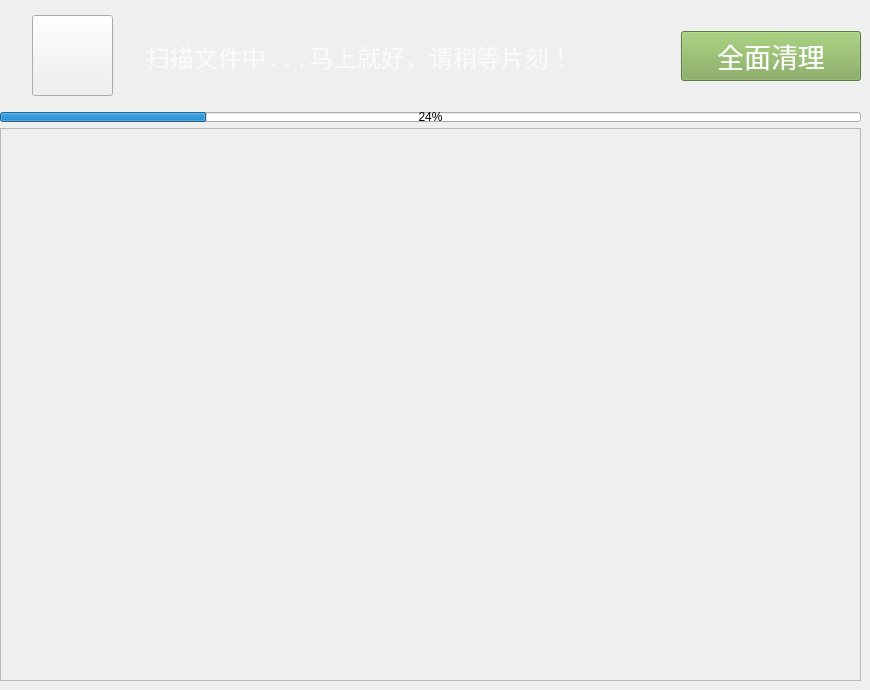
                    <widget class="QWidget" name="sub_cleaner_in_progress">
                     <widget class="QWidget" name="layoutWidget">
                      <property name="geometry">
                       <rect>
                        <x>0</x>
                        <y>0</y>
                        <width>861</width>
                        <height>681</height>
                       </rect>
                      </property>
                      <layout class="QVBoxLayout" name="sub_cleaner_total_layout">
                       <item>
                        <layout class="QVBoxLayout" name="cleaner_in_progress_top_group_w_pgb">
                         <property name="spacing">
                          <number>0</number>
                         </property>
                         <property name="sizeConstraint">
                          <enum>QLayout::SetFixedSize</enum>
                         </property>
                         <item>
                          <layout class="QHBoxLayout" name="cleaner_in_progress_top_group">
                           <property name="spacing">
                            <number>0</number>
                           </property>
                           <property name="sizeConstraint">
                            <enum>QLayout::SetFixedSize</enum>
                           </property>
                           <item>
                            <spacer name="cleaner_in_progress_padding_spacer_left_2">
                             <property name="orientation">
                              <enum>Qt::Horizontal</enum>
                             </property>
                             <property name="sizeHint" stdset="0">
                              <size>
                               <width>40</width>
                               <height>20</height>
                              </size>
                             </property>
                            </spacer>
                           </item>
                           <item>
                            <widget class="QPushButton" name="cleaner_in_progress_icon_placeholder">
                             <property name="sizePolicy">
                              <sizepolicy hsizetype="Preferred" vsizetype="Preferred">
                               <horstretch>0</horstretch>
                               <verstretch>0</verstretch>
                              </sizepolicy>
                             </property>
                             <property name="minimumSize">
                              <size>
                               <width>81</width>
                               <height>81</height>
                              </size>
                             </property>
                             <property name="maximumSize">
                              <size>
                               <width>81</width>
                               <height>81</height>
                              </size>
                             </property>
                             <property name="text">
                              <string/>
                             </property>
                            </widget>
                           </item>
                           <item>
                            <spacer name="cleaner_in_progress_padding_spacer_left">
                             <property name="orientation">
                              <enum>Qt::Horizontal</enum>
                             </property>
                             <property name="sizeHint" stdset="0">
                              <size>
                               <width>40</width>
                               <height>20</height>
                              </size>
                             </property>
                            </spacer>
                           </item>
                           <item>
                            <widget class="QLabel" name="cleaner_in_progress_cleanProgress">
                             <property name="sizePolicy">
                              <sizepolicy hsizetype="Fixed" vsizetype="Fixed">
                               <horstretch>0</horstretch>
                               <verstretch>0</verstretch>
                              </sizepolicy>
                             </property>
                             <property name="minimumSize">
                              <size>
                               <width>470</width>
                               <height>112</height>
                              </size>
                             </property>
                             <property name="maximumSize">
                              <size>
                               <width>16777215</width>
                               <height>112</height>
                              </size>
                             </property>
                             <property name="font">
                              <font>
                               <family>Noto Mono</family>
                               <pointsize>18</pointsize>
                               <weight>50</weight>
                               <italic>false</italic>
                               <bold>false</bold>
                              </font>
                             </property>
                             <property name="styleSheet">
                              <string notr="true">font: 18pt &quot;Noto Mono&quot;;
color: rgb(250, 250, 250);</string>
                             </property>
                             <property name="text">
                              <string>扫描文件中...马上就好，请稍等片刻！</string>
                             </property>
                            </widget>
                           </item>
                           <item>
                            <spacer name="cleaner_in_progress_padding_spacer_right2">
                             <property name="orientation">
                              <enum>Qt::Horizontal</enum>
                             </property>
                             <property name="sizeHint" stdset="0">
                              <size>
                               <width>40</width>
                               <height>20</height>
                              </size>
                             </property>
                            </spacer>
                           </item>
                           <item>
                            <spacer name="cleaner_in_progress_padding_spacer_right">
                             <property name="orientation">
                              <enum>Qt::Horizontal</enum>
                             </property>
                             <property name="sizeHint" stdset="0">
                              <size>
                               <width>40</width>
                               <height>20</height>
                              </size>
                             </property>
                            </spacer>
                           </item>
                           <item>
                            <widget class="QPushButton" name="cleaner_in_progress_btn_nowClean">
                             <property name="sizePolicy">
                              <sizepolicy hsizetype="Fixed" vsizetype="Fixed">
                               <horstretch>0</horstretch>
                               <verstretch>0</verstretch>
                              </sizepolicy>
                             </property>
                             <property name="minimumSize">
                              <size>
                               <width>180</width>
                               <height>10</height>
                              </size>
                             </property>
                             <property name="maximumSize">
                              <size>
                               <width>220</width>
                               <height>50</height>
                              </size>
                             </property>
                             <property name="baseSize">
                              <size>
                               <width>0</width>
                               <height>0</height>
                              </size>
                             </property>
                             <property name="font">
                              <font>
                               <pointsize>20</pointsize>
                              </font>
                             </property>
                             <property name="styleSheet">
                              <string notr="true">QPushButton {
	background-color: rgb(124,166,82);
}
QPushButton:hover {
	background-color: rgb(171,228,113);
}
QPushButton:pressed {	
	background-color: rgb(87,116,57);
}
QPushButton {
	font-size:20pt; color: rgb(255, 255, 255);
}</string>
                             </property>
                             <property name="text">
                              <string>全面清理</string>
                             </property>
                            </widget>
                           </item>
                          </layout>
                         </item>
                         <item>
                          <widget class="QProgressBar" name="cleaner_in_progress_pgsBar">
                           <property name="maximumSize">
                            <size>
                             <width>16777215</width>
                             <height>10</height>
                            </size>
                           </property>
                           <property name="styleSheet">
                            <string notr="true"/>
                           </property>
                           <property name="value">
                            <number>24</number>
                           </property>
                          </widget>
                         </item>
                        </layout>
                       </item>
                       <item>
                        <widget class="QScrollArea" name="cleaner_in_progress_scroll_basis">
                         <property name="widgetResizable">
                          <bool>true</bool>
                         </property>
                         <widget class="QWidget" name="cleaner_in_progress_filler_widget">
                          <property name="geometry">
                           <rect>
                            <x>0</x>
                            <y>0</y>
                            <width>857</width>
                            <height>545</height>
                           </rect>
                          </property>
                          <widget class="QWidget" name="verticalLayoutWidget">
                           <property name="geometry">
                            <rect>
                             <x>-1</x>
                             <y>-1</y>
                             <width>861</width>
                             <height>551</height>
                            </rect>
                           </property>
                           <layout class="QVBoxLayout" name="cleaner_in_progress_result_display">
                            <property name="spacing">
                             <number>0</number>
                            </property>
                           </layout>
                          </widget>
                         </widget>
                        </widget>
                       </item>
                      </layout>
                     </widget>
                    </widget>
